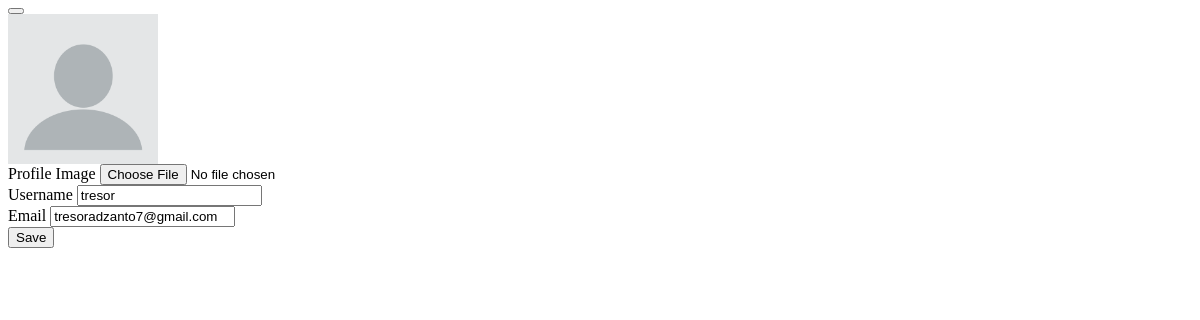
Page /edit_profile (signed in) on the earlier database version.
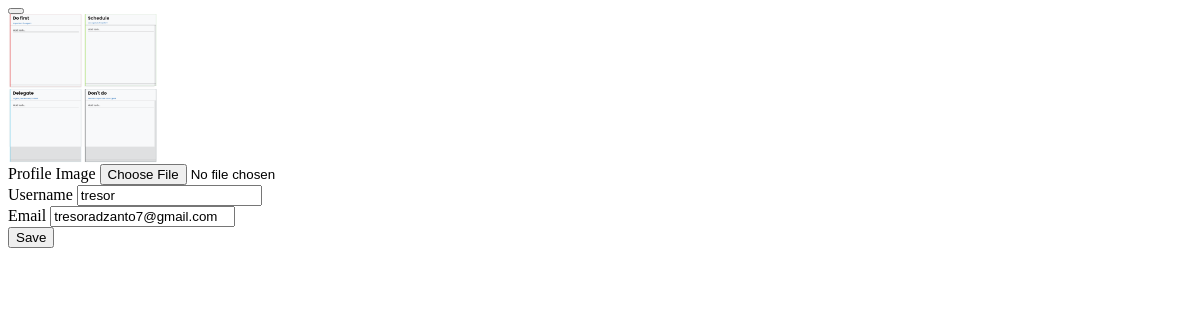
Same page on the later database version.
### task/models.py (models this page shows)
class CustomUser(AbstractUser):
    profile_image = models.ImageField( upload_to='images/', default='images/profile_image.png', null=True, blank=True)
    groups = models.ManyToManyField(
        'auth.Group',
        related_name='customuser_set',
        blank=True,
        help_text='Les groupes auxquels cet utilisateur appartient.',
        verbose_name='groupes'
    )
    user_permissions = models.ManyToManyField(
        'auth.Permission',
        related_name='customuser_set',
        blank=True,
        help_text='Les permissions spécifiques à cet utilisateur.',
        verbose_name='permissions utilisateur'
    )
    def __str__(self):
        return self.username

### task/views.py (the view, shortened to what this page needs)
# urls.py: path('edit_profile', views.edit_profile, name='edit_profile'),
@csrf_exempt
@login_required
def edit_profile(request):
    user = request.user
    return render(request, 'task/edit_profile.html', {
        'user': request.user,
        })

### task/templates/task/edit_profile.html (shortened to what this page needs)
<div class="modal fade" id="taskModal" tabindex="-1" aria-labelledby="taskModalLabel" aria-hidden="true">
    <div class="modal-dialog modal-dialog-centered">
    <div class="modal-content modal-bg mode custom-bg">
        <button  type="button" class="btn-close" data-bs-dismiss="modal" aria-label="Close"></button>
    <div class="modal-body" >
        <div class="container p" id="edit-profile">
            <div class="row justify-content-center">
                <div class="col-md-6">
                    <div class=" ">
                        <div class="card-body">
                                <div class="text-center">
                                    <form class="hide-img" method="POST" action="{% url 'task:edit_profile' %}" enctype="multipart/form-data" >
                                        <div class="m-3">
                                            {% if user.profile_image %}
                                            <img id="preview-image" src="{{ user.profile_image.url }}" alt="Profile Image" class="rounded-circle" width="150" height="150">
                                            {% else %}
                                            <img id="preview-image" src="../../../media/images/profile.jpg" alt="Profile Image" class="rounded-circle" width="150" height="150">
                                            {% endif %}
                                        </div>
                                        <div class="form-group mt-2">
                                            <label for="profile_image" class="custom-file-btn">Profile Image</label>
                                            <input type="file" class="form-control-file" id="profile_image" name="profile_image" accept="image/*">
                                        </div>
                                        <div class="form-group mt-2">
                                            <label for="username">Username</label>
                                            <input type="text" class="form-control" id="username" name="username" value="{{ user }}">
                                        </div>
                                        <div class="form-group mt-2">
                                            <label for="email">Email</label>
                                            <input type="email" class="form-control" id="email" name="email" value="{{ user.email }}">
                                        </div>
                                        <div class="mt-3">
                                            <button type="submit" class="btn btn-outline-primary">Save</button>
                                        </div>
                                    </form>
                                </div>
                        </div>
                    </div>
                </div>
            </div>
        </div>
    </div>
</div>

Differences in the rows shown:
changed CustomUser "tresor": profile_image: a different picture
